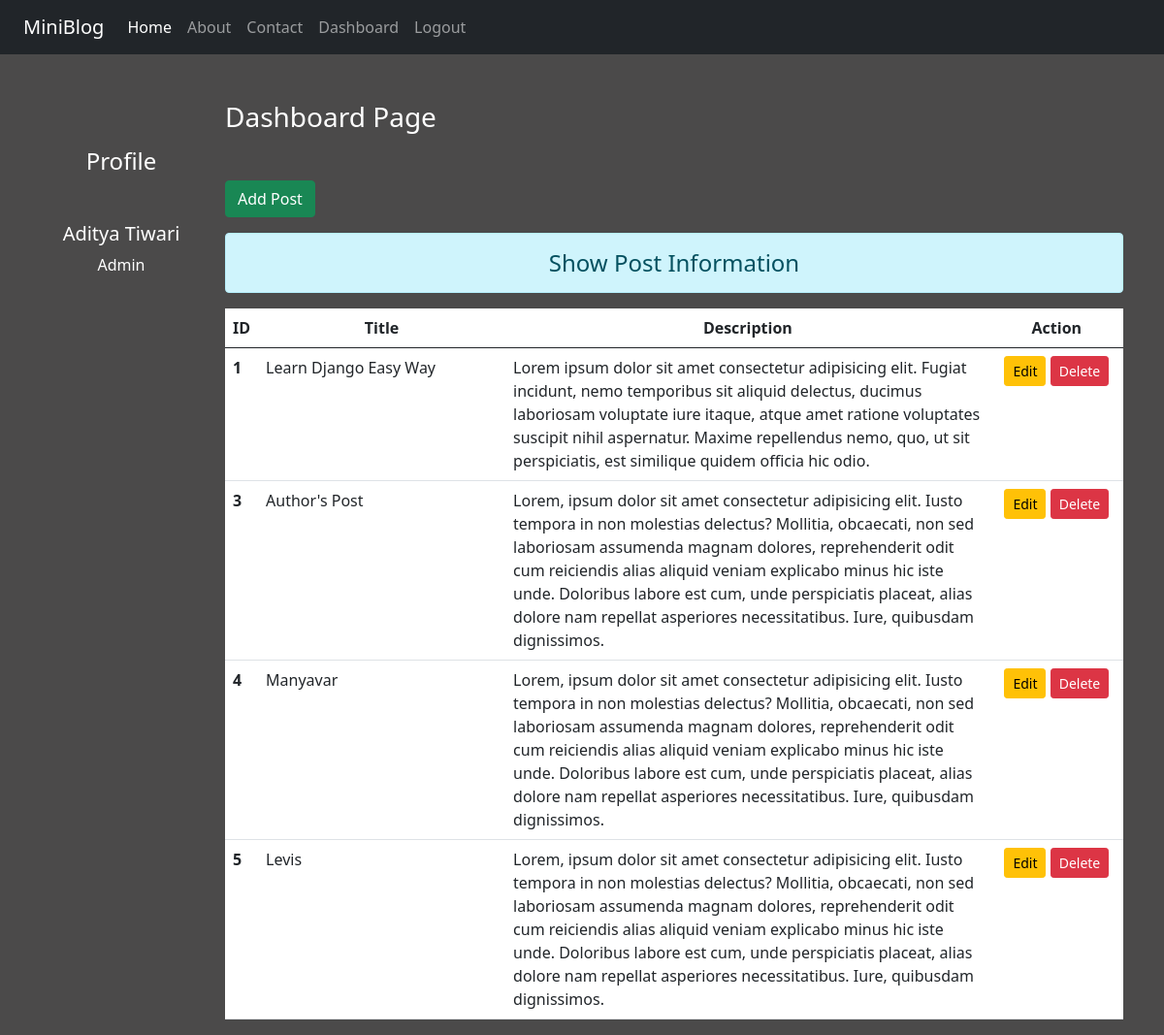
The page /dashboard/ (signed in) on the database its author committed.
### blog/models.py (models this page shows)
class Post(models.Model):
    title = models.CharField(max_length=150)
    desc = models.TextField()

### blog/views.py (the view)
# urls.py: path('dashboard/', views.dashboard, name='dashboard'),
def dashboard(request):
    if request.user.is_authenticated:
        posts = Post.objects.all()
        user = request.user
        full_name = user.get_full_name()
        gps = user.groups.all()
        return render(request, 'blog/dashboard.html',{'posts':posts, 'full_name':full_name, 'groups':gps})
    else:
        return HttpResponseRedirect('/login/')

### blog/templates/blog/dashboard.html (shortened to what this page needs)
{% extends "blog/base.html" %}
{% load static %}
{% block side %}
<div class="col-sm-2 text-white my-5 text-center">
    <h4 class="my-5">Profile</h4>
    <h5>{{full_name}}</h5>
    {% for group in groups %}
        <p>{{group.name}}</p>
    {% endfor %}
</div>
{% endblock side %}
{% block content %}
<div class="col-sm-10">
<h3 class="text-white my-5">Dashboard Page</h3>
<a href="{% url 'addpost' %}" class="btn btn-success">Add Post</a>
<h4 class="text-center alert alert-info mt-3">Show Post Information</h4>
{% if posts %}
<table class="table table-hover bg-white">
<thead>
<tr class="text-center">
<th scope="col" style="width:2%">ID</th>
<th scope="col" style="width:28%">Title</th>
<th scope="col" style="width:55%">Description</th>
<th scope="col" style="width:15%">Action</th>
</tr>
</thead>
<tbody>
{% for post in posts %}
<tr>
<th scope="row">{{post.id}}</th>
<td>{{post.title}}</td>
<td>{{post.desc}}</td>
<td class="text-center">
<a href="{% url 'updatepost' post.id %}" class="btn btn-warning btn-sm">Edit</a>
{% if perms.blog.delete_post %}
<form action="{% url 'deletepost' post.id %}" method="post" class="d-inline">
<input type="submit" class="btn btn-danger btn-sm" value="Delete">
</form>
{% endif %}
</td>
</tr>
{% endfor %}
</tbody>
</table>
{% endif %}
</div>
{% endblock content %}

### blog/templates/blog/base.html (shortened to what this page needs)
<!DOCTYPE html>
{% load static %}
<html lang="en">
<head>
    <link rel="stylesheet" href="{% static 'blog/css/bootstrap.css' %}">
    <link rel="stylesheet" href="{% static 'blog/css/style.css' %}">
</head>
<body>
    <div class="container-fluid bg-dark">
    {% include 'blog/navbar.html' %}
    </div>
    <div class="container">
        <div class="row">
        {% block side %}
        {% endblock side %}
        {% block content %}
        {% endblock content %}
        </div>
    </div>
</body>
</html>

### blog/templates/blog/navbar.html (shortened to what this page needs)
<nav class="navbar navbar-expand-lg navbar-dark bg-dark">
  <div class="container-fluid">
    <a class="navbar-brand" href="/">MiniBlog</a>
    <div class="collapse navbar-collapse" id="navbarNav">
      <ul class="navbar-nav">
        <li class="nav-item">
          <a class="nav-link active" aria-current="page" href="/">Home</a>
        </li>
        <li class="nav-item">
          <a class="nav-link" href="{% url 'about' %}">About</a>
        </li>
        <li class="nav-item">
          <a class="nav-link" href="{% url 'contact' %}">Contact</a>
        </li>
        {% if request.user.is_authenticated %}
        <li class="nav-item">
          <a class="nav-link" href="{% url 'dashboard' %}">Dashboard</a>
        </li>
        <li class="nav-item">
          <a class="nav-link" href="{% url 'logout' %}">Logout</a>
        </li>
        {% endif %}
      </ul>
    </div>
  </div>
</nav>

### blog/static/blog/css/style.css (style rules this page uses)
body { background-color: rgb(75, 74, 74); color: antiquewhite; }

### rows shown on the page
Post: id "1", title "Learn Django Easy Way", desc "Lorem ipsum dolor sit amet consectetur adipisicing elit. Fugiat incidunt, nemo temporibus sit aliquid delectus, ducimus laboriosam voluptate iure itaque, atque amet ratione voluptates suscipit nihil aspernatur. Maxime repellendus nemo, quo, ut sit perspiciatis, est similique quidem officia hic odio."
Post: id "3", title "Author's Post", desc "Lorem, ipsum dolor sit amet consectetur adipisicing elit. Iusto tempora in non molestias delectus? Mollitia, obcaecati, non sed laboriosam assumenda magnam dolores, reprehenderit odit cum reiciendis alias aliquid veniam explicabo minus hic iste unde. Doloribus labore est cum, unde perspiciatis placeat, alias dolore nam repellat asperiores necessitatibus. Iure, quibusdam dignissimos."
Post: id "4", title "Manyavar", desc "Lorem, ipsum dolor sit amet consectetur adipisicing elit. Iusto tempora in non molestias delectus? Mollitia, obcaecati, non sed laboriosam assumenda magnam dolores, reprehenderit odit cum reiciendis alias aliquid veniam explicabo minus hic iste unde. Doloribus labore est cum, unde perspiciatis placeat, alias dolore nam repellat asperiores necessitatibus. Iure, quibusdam dignissimos."
Post: id "5", title "Levis", desc "Lorem, ipsum dolor sit amet consectetur adipisicing elit. Iusto tempora in non molestias delectus? Mollitia, obcaecati, non sed laboriosam assumenda magnam dolores, reprehenderit odit cum reiciendis alias aliquid veniam explicabo minus hic iste unde. Doloribus labore est cum, unde perspiciatis placeat, alias dolore nam repellat asperiores necessitatibus. Iure, quibusdam dignissimos."

### other values the page prints
{{ full_name }} "Aditya Tiwari"
{{ group.name }} "Admin"
